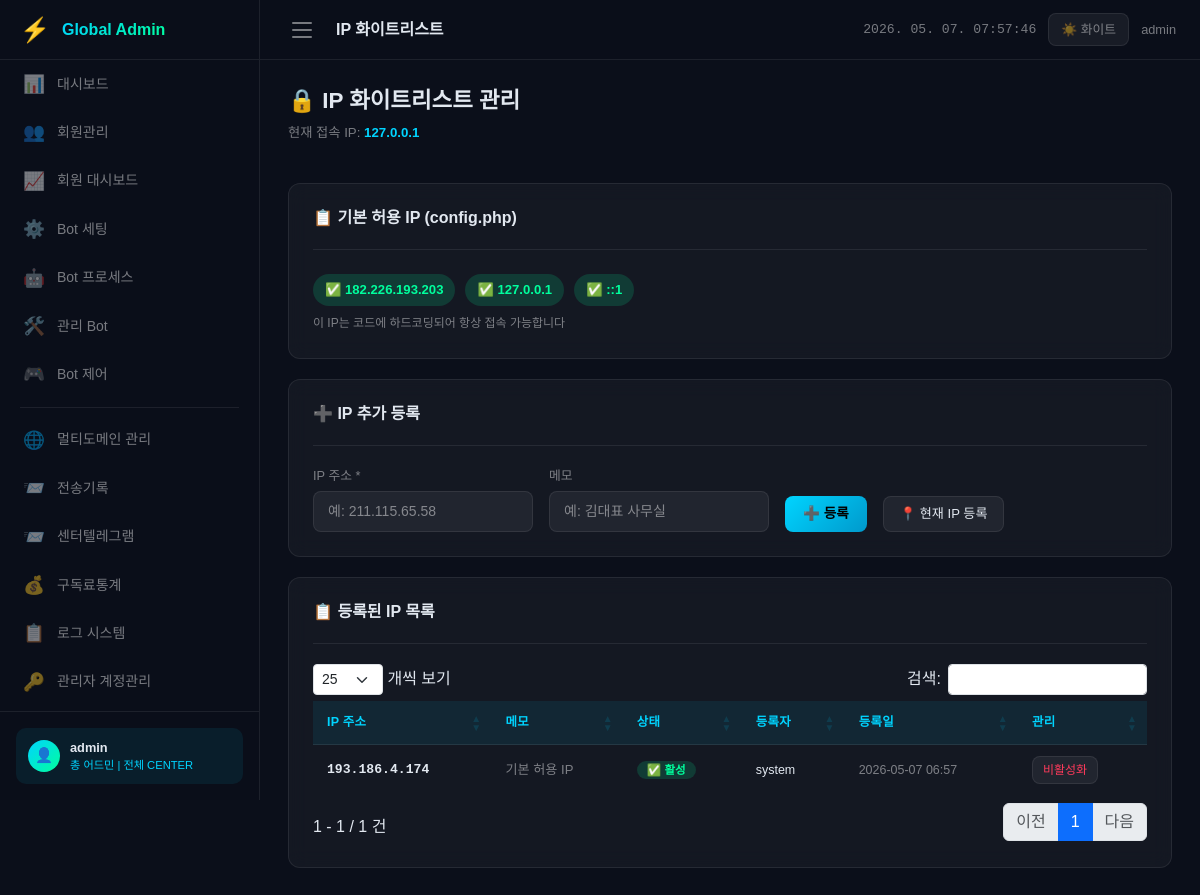
Page /modules/system/white_ip.php (signed in) on the committed database.
### tables this page shows
CREATE TABLE IF NOT EXISTS `white_ip_list` (
  `ip_no`       INT          NOT NULL AUTO_INCREMENT COMMENT 'IP 고유번호',
  `ip_address`  VARCHAR(45)  NOT NULL                COMMENT 'IPv4 또는 IPv6 주소',
  `memo`        VARCHAR(255) DEFAULT NULL            COMMENT 'IP 설명 메모',
  `is_active`   TINYINT(1)   NOT NULL DEFAULT 1      COMMENT '1:활성, 0:비활성',
  `created_by`  VARCHAR(50)  DEFAULT NULL            COMMENT '등록한 관리자 ID',
  `created_at`  DATETIME     NOT NULL DEFAULT CURRENT_TIMESTAMP COMMENT '등록일',
  PRIMARY KEY (`ip_no`),
  UNIQUE KEY `uq_ip_address` (`ip_address`),
  KEY `idx_active` (`is_active`)
);

### includes/init.php (called while the page is built, shortened)
<?php
$base_path = dirname(__DIR__);
require_once $base_path . '/config/config.php';
require_once $base_path . '/config/database.php';
require_once $base_path . '/includes/auth_check.php';
$current_page = basename($_SERVER['PHP_SELF'], '.php');

### includes/auth_check.php (called while the page is built, shortened)
<?php
function is_logged_in(): bool {
    return isset($_SESSION['admin_id']) && !empty($_SESSION['admin_id']);
}
function is_super_admin(): bool {
    return is_logged_in() && ($_SESSION['admin_role'] ?? '') === 'super';
}
function get_client_ip(): string {
    $ip = $_SERVER['HTTP_CF_CONNECTING_IP']
        ?? $_SERVER['HTTP_X_FORWARDED_FOR']
        ?? $_SERVER['REMOTE_ADDR']
        ?? '';
    return $ip;
}
function h($value): string {
    return htmlspecialchars((string)($value ?? ''), ENT_QUOTES, 'UTF-8');
}

### config/config.php (called while the page is built, shortened)
<?php
$WHITE_IP_LIST = [
    '182.226.193.203',
    '127.0.0.1',
    '::1',
];

### config/database.php (called while the page is built, shortened)
<?php
function get_pdo(): PDO {
    static $pdo = null;
    if ($pdo === null) {
        try {
            $dsn = sprintf(
                'mysql:host=%s;port=%s;dbname=%s;charset=%s',
                DB_HOST, DB_PORT, DB_NAME, DB_CHARSET
            );
            $options = [
                PDO::ATTR_ERRMODE            => PDO::ERRMODE_EXCEPTION,
                PDO::ATTR_DEFAULT_FETCH_MODE => PDO::FETCH_ASSOC,
                PDO::ATTR_EMULATE_PREPARES   => false,
                PDO::MYSQL_ATTR_INIT_COMMAND => "SET NAMES utf8mb4",
            ];
            $pdo = new PDO($dsn, DB_USER, DB_PASS, $options);
        } catch (PDOException $e) {
            error_log('[DB 연결 오류] ' . $e->getMessage());
            die('<div style="color:red;padding:20px;">데이터베이스 연결에 실패했습니다. 관리자에게 문의하세요.</div>');
        }
    }
    return $pdo;
}
function db_rows(string $sql, array $params = []): array {
    $stmt = get_pdo()->prepare($sql);
    $stmt->execute($params);
    return $stmt->fetchAll();
}

### modules/system/white_ip.php (the view, shortened to what this page needs)
<?php
require_once __DIR__ . '/../../includes/init.php';
$ip_list = db_rows("SELECT * FROM white_ip_list ORDER BY is_active DESC, created_at DESC");
$my_ip   = get_client_ip();
$page_title = 'IP 화이트리스트';
require_once __DIR__ . '/../../includes/header.php';
?>
<div class="page-header d-flex align-items-center justify-content-between flex-wrap gap-2">
  <div>
    <h2>🔒 IP 화이트리스트 관리</h2>
    <p>현재 접속 IP: <strong style="color:var(--primary)"><?= h($my_ip) ?></strong></p>
  </div>
</div>
<div class="card-glass" style="margin-bottom:20px">
  <div class="card-header-bar"><h5>📋 기본 허용 IP (config.php)</h5></div>
  <div style="display:flex;flex-wrap:wrap;gap:10px;padding:4px 0">
    <?php global $WHITE_IP_LIST; foreach ($WHITE_IP_LIST as $wip): ?>
    <span class="badge-success" style="font-size:0.82rem;padding:6px 12px">
      ✅ <?= h($wip) ?>
    </span>
    <?php endforeach; ?>
  </div>
  <small style="color:var(--text-muted);font-size:0.75rem">이 IP는 코드에 하드코딩되어 항상 접속 가능합니다</small>
</div>
<div class="card-glass" style="margin-bottom:20px">
  <div class="card-header-bar"><h5>➕ IP 추가 등록</h5></div>
  <div class="d-flex flex-wrap gap-3 align-items-end">
    <div>
      <label class="form-label-dark">IP 주소 *</label>
      <input type="text" id="new-ip" class="form-control-dark" style="width:220px"
             placeholder="예: 211.115.65.58">
    </div>
    <div>
      <label class="form-label-dark">메모</label>
      <input type="text" id="new-memo" class="form-control-dark" style="width:220px"
             placeholder="예: 김대표 사무실">
    </div>
    <button class="btn-primary-glow" onclick="addIp()">➕ 등록</button>
    <button class="btn-glass" onclick="addCurrentIp()">📍 현재 IP 등록</button>
  </div>
</div>
<div class="card-glass">
  <div class="card-header-bar"><h5>📋 등록된 IP 목록</h5></div>
  <div class="table-responsive">
    <table class="table-dark-custom" id="ip-table" data-dt>
      <thead>
        <tr>
          <th>IP 주소</th>
          <th>메모</th>
          <th>상태</th>
          <th>등록자</th>
          <th>등록일</th>
          <th>관리</th>
        </tr>
      </thead>
      <tbody>
        <?php foreach ($ip_list as $ip): ?>
        <tr>
          <td class="mono fw-bold"><?= h($ip['ip_address']) ?></td>
          <td style="color:var(--text-muted);font-size:0.82rem"><?= h($ip['memo'] ?? '') ?></td>
          <td>
            <?php if ($ip['is_active']): ?>
            <span class="badge-success">✅ 활성</span>
            <?php else: ?>
            <span class="badge-danger">❌ 비활성</span>
            <?php endif; ?>
          </td>
          <td style="font-size:0.78rem"><?= h($ip['created_by'] ?? '-') ?></td>
          <td style="font-size:0.78rem;color:var(--text-muted)"><?= h(substr($ip['created_at'] ?? '', 0, 16)) ?></td>
          <td>
            <div class="d-flex gap-1">
              <?php if ($ip['is_active']): ?>
              <button class="btn-glass" style="padding:4px 10px;font-size:0.75rem;color:var(--danger)"
                      onclick="deleteIp(<?= $ip['ip_no'] ?>, '<?= h($ip['ip_address']) ?>')">비활성화</button>
              <?php else: ?>
              <button class="btn-glass" style="padding:4px 10px;font-size:0.75rem;color:var(--success)"
                      onclick="toggleIp(<?= $ip['ip_no'] ?>, 1)">활성화</button>
              <?php endif; ?>
            </div>
          </td>
        </tr>
        <?php endforeach; ?>
      </tbody>
    </table>
  </div>
</div>
<?php require_once __DIR__ . '/../../includes/footer.php'; ?>

### includes/header.php (shortened to what this page needs)
<?php
$page_title = $page_title ?? '관리자';
?>
<!DOCTYPE html>
<html lang="ko" data-theme="dark">
<head>
  <link href="https://cdn.jsdelivr.net/npm/bootstrap@5.3.2/dist/css/bootstrap.min.css" rel="stylesheet">
  <link href="https://cdn.datatables.net/1.13.7/css/dataTables.bootstrap5.min.css" rel="stylesheet">
  <link href="https://cdn.datatables.net/responsive/2.5.0/css/responsive.bootstrap5.min.css" rel="stylesheet">
  <link href="<?= BASE_URL ?>/assets/css/style.css" rel="stylesheet">
</head>
<body>
<?php include __DIR__ . '/sidebar.php'; ?>
<header class="topbar" id="topbar">
  <button id="sidebar-toggle" aria-label="사이드바 열기/닫기" title="메뉴 접기/펼치기">
    <span></span><span></span><span></span>
  </button>
  <div class="topbar-title"><?= h($page_title) ?></div>
  <div class="topbar-actions">
    <span id="live-clock" style="color:var(--text-muted);font-size:0.82rem;font-family:monospace;"></span>
    <button class="theme-toggle" id="theme-toggle" title="테마 변경">
      <span id="theme-icon">☀️</span> 화이트
    </button>
    <span style="color:var(--text-muted);font-size:0.8rem;display:none;" class="d-lg-inline">
      <?= h($_SESSION['admin_id'] ?? '') ?>
    </span>
  </div>
</header>
<main class="main-content" id="main-content">

### includes/sidebar.php (shortened to what this page needs)
<?php
$is_super = is_super_admin();
$admin_role_label = $is_super ? '총 어드민' : '센터 어드민';
$admin_center_label = $is_super ? '전체 CENTER' : h(get_admin_center() ?? '');
?>
<nav class="sidebar" id="sidebar">
  <div class="sidebar-logo">
    <span class="logo-icon">⚡</span>
    <span class="logo-text">Global Admin</span>
  </div>
  <ul class="sidebar-nav" style="list-style:none;padding:0;">
    <li class="nav-item">
      <a href="<?= BASE_URL ?>/modules/dashboard/dashboard.php"
         class="nav-link <?= $current_page === 'dashboard' ? 'active' : '' ?>">
        <span class="nav-icon">📊</span>
        <span class="nav-label">대시보드</span>
      </a>
    </li>
    <li class="nav-item">
      <a href="<?= BASE_URL ?>/modules/members/members.php"
         class="nav-link <?= $current_page === 'members' ? 'active' : '' ?>">
        <span class="nav-icon">👥</span>
        <span class="nav-label">회원관리</span>
      </a>
    </li>
    <li class="nav-item">
      <a href="<?= BASE_URL ?>/modules/member_view/member_view.php"
         class="nav-link <?= $current_page === 'member_view' ? 'active' : '' ?>">
        <span class="nav-icon">📈</span>
        <span class="nav-label">회원 대시보드</span>
      </a>
    </li>
    <?php if ($is_super): ?>
    <li class="nav-item">
      <a href="<?= BASE_URL ?>/modules/bot_setting/bot_setting.php"
         class="nav-link <?= $current_page === 'bot_setting' ? 'active' : '' ?>">
        <span class="nav-icon">⚙️</span>
        <span class="nav-label">Bot 세팅</span>
      </a>
    </li>
    <li class="nav-item">
      <a href="<?= BASE_URL ?>/modules/bot_process/bot_process.php"
         class="nav-link <?= $current_page === 'bot_process' ? 'active' : '' ?>">
        <span class="nav-icon">🤖</span>
        <span class="nav-label">Bot 프로세스</span>
      </a>
    </li>
    <li class="nav-item">
      <a href="<?= BASE_URL ?>/modules/admin_bot/admin_bot.php"
         class="nav-link <?= $current_page === 'admin_bot' ? 'active' : '' ?>">
        <span class="nav-icon">🛠️</span>
        <span class="nav-label">관리 Bot</span>
      </a>
    </li>
    <li class="nav-item">
      <a href="<?= BASE_URL ?>/modules/bot_control/bot_control.php"
         class="nav-link <?= $current_page === 'bot_control' ? 'active' : '' ?>">
        <span class="nav-icon">🎮</span>
        <span class="nav-label">Bot 제어</span>
      </a>
    </li>
    <li><div class="nav-divider"></div></li>
    <li class="nav-item">
      <a href="<?= BASE_URL ?>/modules/multi_domain/multi_domain.php"
         class="nav-link <?= $current_page === 'multi_domain' ? 'active' : '' ?>">
        <span class="nav-icon">🌐</span>
        <span class="nav-label">멀티도메인 관리</span>
      </a>
    </li>
    <li class="nav-item">
      <a href="<?= BASE_URL ?>/modules/telegram/trans_list.php"
         class="nav-link <?= $current_page === 'trans_list' ? 'active' : '' ?>">
        <span class="nav-icon">📨</span>
        <span class="nav-label">전송기록</span>
      </a>
    </li>
    <li class="nav-item">
      <a href="<?= BASE_URL ?>/modules/telegram/manual_transfer.php"
         class="nav-link <?= $current_page === 'manual_transfer' ? 'active' : '' ?>">
        <span class="nav-icon">📨</span>
        <span class="nav-label">센터텔레그램</span>
      </a>
    </li>
    <li class="nav-item">
      <a href="<?= BASE_URL ?>/modules/statistics/subscription_stat.php"
         class="nav-link <?= $current_page === 'subscription_stat' ? 'active' : '' ?>">
        <span class="nav-icon">💰</span>
        <span class="nav-label">구독료통계</span>
      </a>
    </li>
    <li class="nav-item">
      <a href="<?= BASE_URL ?>/modules/logs/audit_log.php"
         class="nav-link <?= $current_page === 'audit_log' ? 'active' : '' ?>">
        <span class="nav-icon">📋</span>
        <span class="nav-label">로그 시스템</span>
      </a>
    </li>
    <li class="nav-item">
      <a href="<?= BASE_URL ?>/modules/admin_manager/admin_manager.php"
         class="nav-link <?= $current_page === 'admin_manager' ? 'active' : '' ?>">
        <span class="nav-icon">🔑</span>
        <span class="nav-label">관리자 계정관리</span>
      </a>
    </li>
    <?php else: ?>
    <?php endif; ?>
  </ul>
  <div class="sidebar-footer">
    <div class="admin-badge">
      <div class="badge-avatar">👤</div>
      <div class="badge-info">
        <div class="badge-name"><?= h($_SESSION['admin_id'] ?? '') ?></div>
        <div class="badge-role"><?= $admin_role_label ?> | <?= $admin_center_label ?></div>
      </div>
    </div>
  </div>
</nav>

### includes/footer.php (shortened to what this page needs)
</main>
</body>
</html>

### rows in the picture
white_ip_list: ip_address "193.186.4.174", memo "기본 허용 IP", is_active "✅ 활성", created_by "system", created_at "2026-05-07 06:57"

### other values in the picture
$_SESSION['admin_id'] "admin"
$admin_role_label "총 어드민"
$admin_center_label "전체 CENTER"
$page_title "IP 화이트리스트"
$my_ip "127.0.0.1"
$wip "182.226.193.203"
$wip "127.0.0.1"
$wip "::1"
